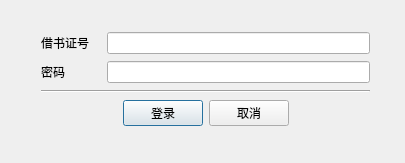
<?xml version="1.0" encoding="UTF-8"?>
<ui version="4.0">
 <class>Login_win</class>
 <widget class="QDialog" name="Login_win">
  <property name="geometry">
   <rect>
    <x>0</x>
    <y>0</y>
    <width>405</width>
    <height>163</height>
   </rect>
  </property>
  <property name="sizePolicy">
   <sizepolicy hsizetype="Expanding" vsizetype="Expanding">
    <horstretch>0</horstretch>
    <verstretch>0</verstretch>
   </sizepolicy>
  </property>
  <property name="minimumSize">
   <size>
    <width>300</width>
    <height>150</height>
   </size>
  </property>
  <property name="windowTitle">
   <string>登录</string>
  </property>
  <widget class="QWidget" name="">
   <property name="geometry">
    <rect>
     <x>30</x>
     <y>20</y>
     <width>351</width>
     <height>121</height>
    </rect>
   </property>
   <layout class="QVBoxLayout" name="verticalLayout">
    <item>
     <layout class="QHBoxLayout" name="horizontalLayout">
      <item>
       <widget class="QLabel" name="label">
        <property name="minimumSize">
         <size>
          <width>60</width>
          <height>0</height>
         </size>
        </property>
        <property name="text">
         <string>借书证号</string>
        </property>
       </widget>
      </item>
      <item>
       <widget class="QLineEdit" name="Login_account"/>
      </item>
     </layout>
    </item>
    <item>
     <layout class="QHBoxLayout" name="horizontalLayout_2">
      <item>
       <widget class="QLabel" name="label_2">
        <property name="minimumSize">
         <size>
          <width>60</width>
          <height>0</height>
         </size>
        </property>
        <property name="text">
         <string>密码</string>
        </property>
       </widget>
      </item>
      <item>
       <widget class="QLineEdit" name="Login_pwd">
        <property name="echoMode">
         <enum>QLineEdit::Password</enum>
        </property>
       </widget>
      </item>
     </layout>
    </item>
    <item>
     <widget class="Line" name="line">
      <property name="orientation">
       <enum>Qt::Horizontal</enum>
      </property>
     </widget>
    </item>
    <item>
     <layout class="QHBoxLayout" name="horizontalLayout_3">
      <item>
       <spacer name="horizontalSpacer">
        <property name="orientation">
         <enum>Qt::Horizontal</enum>
        </property>
        <property name="sizeHint" stdset="0">
         <size>
          <width>40</width>
          <height>20</height>
         </size>
        </property>
       </spacer>
      </item>
      <item>
       <widget class="QPushButton" name="Login_btnOK">
        <property name="text">
         <string>登录</string>
        </property>
       </widget>
      </item>
      <item>
       <widget class="QPushButton" name="Login_btnCancel">
        <property name="text">
         <string>取消</string>
        </property>
       </widget>
      </item>
      <item>
       <spacer name="horizontalSpacer_2">
        <property name="orientation">
         <enum>Qt::Horizontal</enum>
        </property>
        <property name="sizeHint" stdset="0">
         <size>
          <width>40</width>
          <height>20</height>
         </size>
        </property>
       </spacer>
      </item>
     </layout>
    </item>
   </layout>
  </widget>
 </widget>
 <layoutdefault spacing="6" margin="11"/>
 <resources/>
 <connections/>
</ui>
